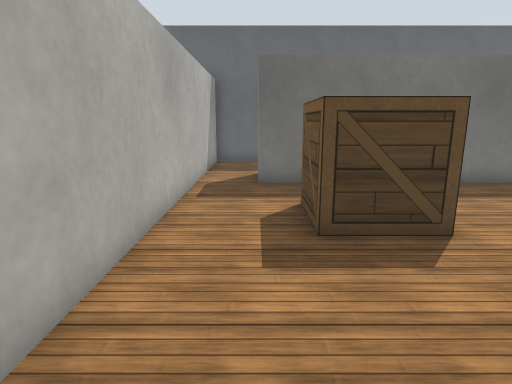
view 1 (above)

23 first-person views from a walk through a world built for the Webots simulator. The camera is 0.5 m above the floor, tilts 12° down and sees 75° across. The floor is counted in squares, 0.25 m on a side. Each view is taken from the middle of a square. On the plan, view 1 faces up. The plan holds only what a view shows up to about 18 squares ahead; the rest is blank. Robots are left out. Webots' stock objects and surfaces are drawn as simple stand-ins.

view 2
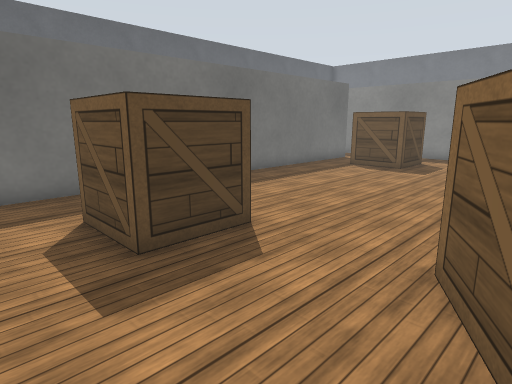

view 3
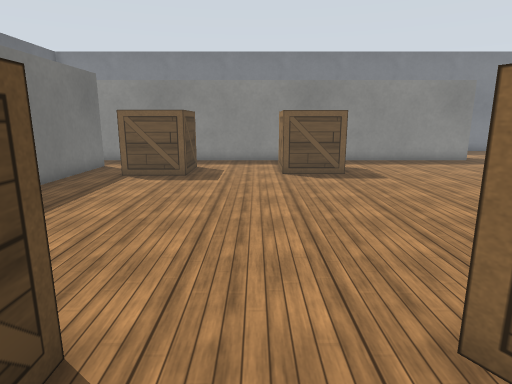

view 4
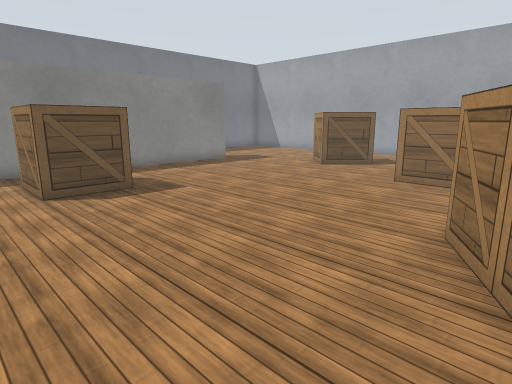

view 5
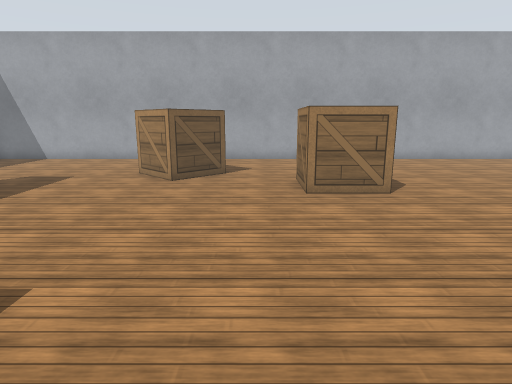

view 6
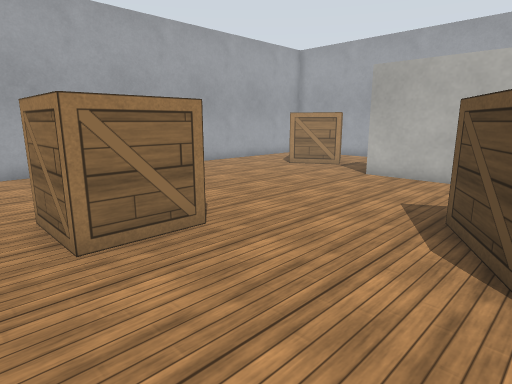

view 7
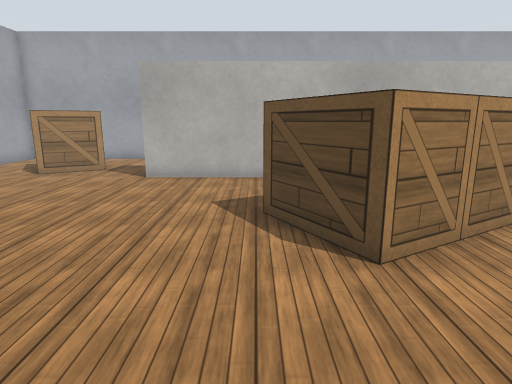

view 8
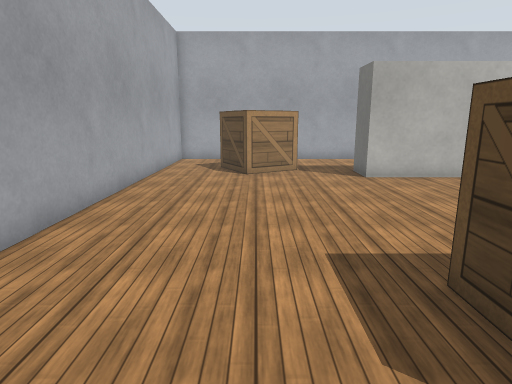

view 9
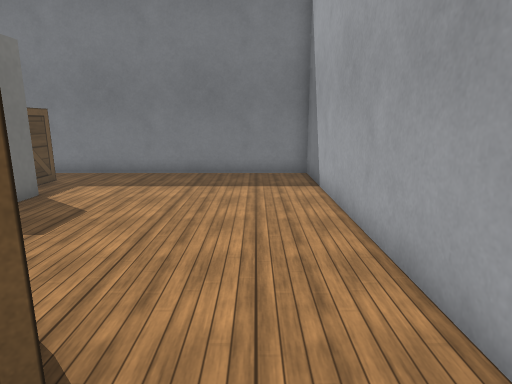

view 10
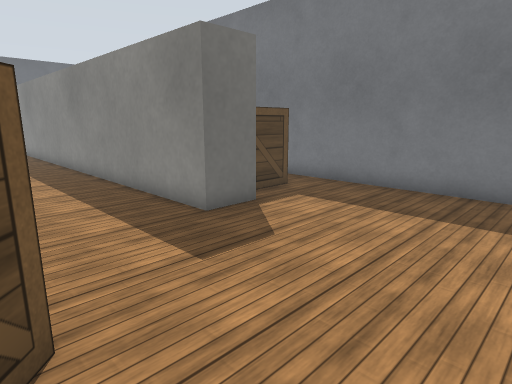

view 11
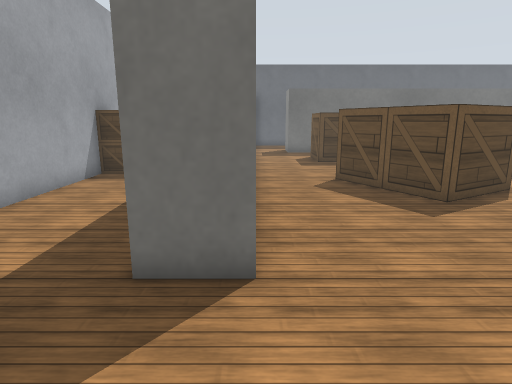

view 12
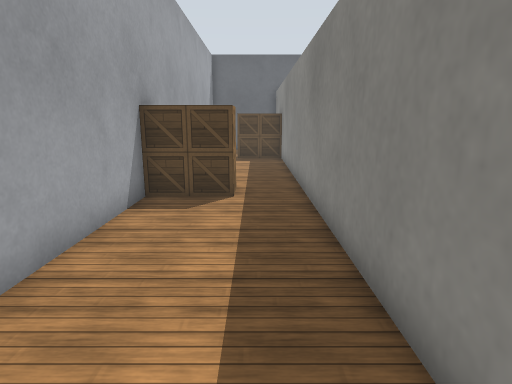

view 13
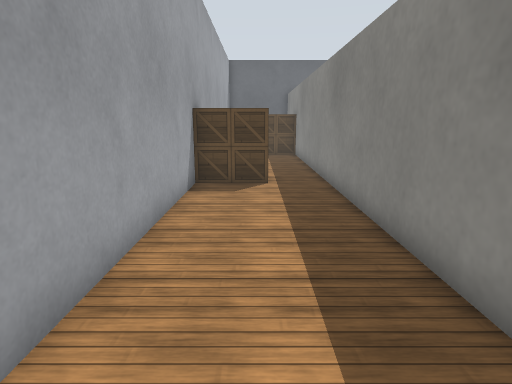

view 14
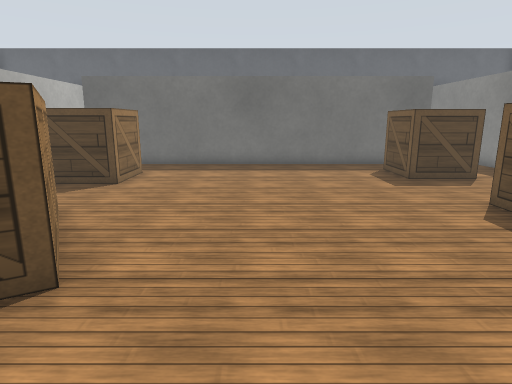

view 15
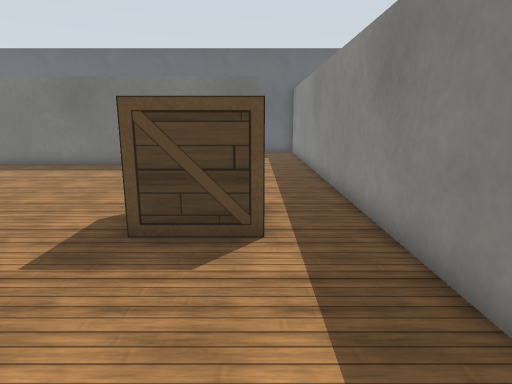

view 16
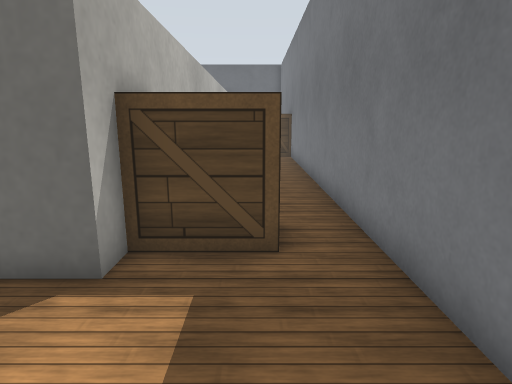

view 17
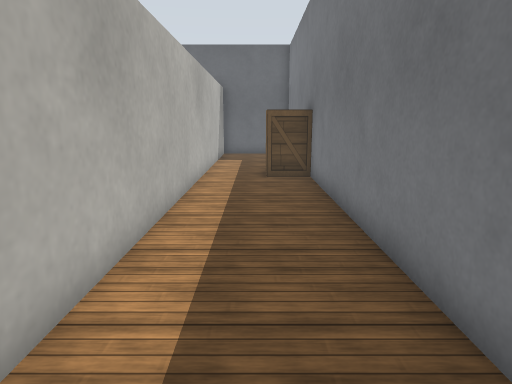

view 18
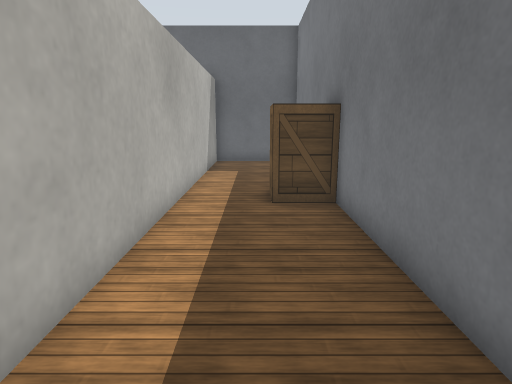

view 19
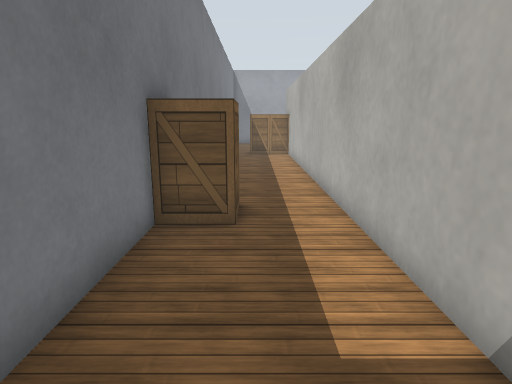

view 20
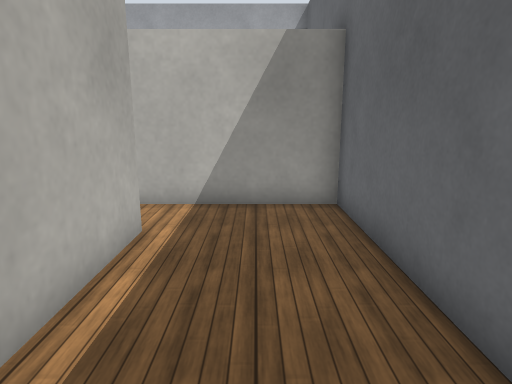

view 21
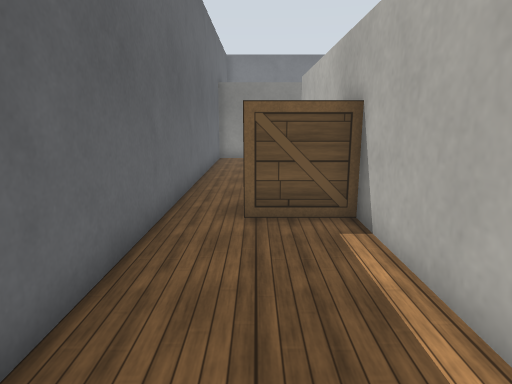

view 22
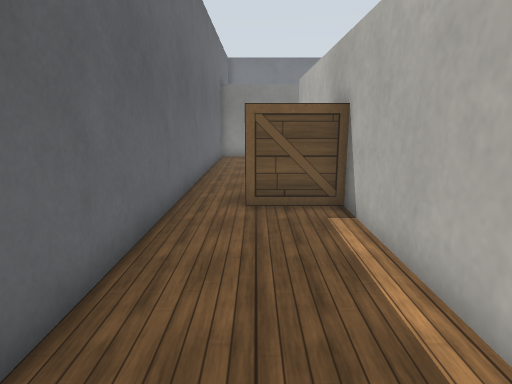

view 23
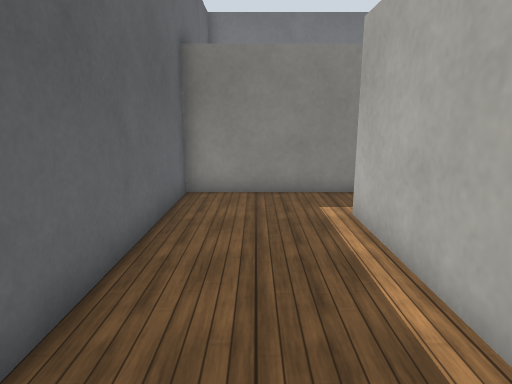

### Floor plan
Key: @ floor where view 1 was taken; # wall or solid block; . floor; B wooden box.
Columns run from 8 left of view 1 to 24 right of it. Each row starts with its distance up from view 1.
 17      ###################### #####
 16       #...................# #.. #
 15       #........B .........# #.. #
 14       #........B   .......# #...#
 13       #.########B########.# #...#
 12 #   B #.######## ########.# #...#
 11 # BBB #.#################.# #...#
 10 # ..###...................# #..B#
  9 # ..###... ..........B   .# #.B B
  8 # ..###..B B.........B   .# #.BB#
  7 # ..###..B  B........BBBB.# #...#
  6 # ..###..BBBB.............# #...#
  5 # ..###...................###...#
  4 # ..###...................###...#
  3 #BB.###...............BBB.###...#
  2 #BB.###....BB.........B  .###...#
  1 #...###..BB B.........BBB.###...#
  0 #...###.@BB  B............###...#
 -1 #...###...B  B............###...#
 -2 #...###...BBBB............###...#
 -3 #...###....B..............###  .#
 -4 #...###...................### ..#
 -5 #...###...................###BB.#
 -6 #...###........BB.........###BB.#
 -7 #...###.......B  B........###...#
 -8 #.............B  B...B..........#
 -9 #...B..........B ...BBB.........#
-10 #. BBB.............BB B.........#
-11 #    B.............. B .........#
-12 #  BBB..........................#
-13 #................... ...........#
-14 #................... ...........#
-15 #################################

Where each view was taken, in squares from view 1:
view 1: 0 up, 0 right, facing up
view 2: 1 up, 1 left, facing up-right
view 3: 4 up, 1 right, facing right
view 4: 5 up, 4 right, facing down-right
view 5: 3 up, 10 right, facing down
view 6: 1 down, 10 right, facing down-left
view 7: 3 down, 10 right, facing left
view 8: 11 down, 10 right, facing left
view 9: 13 down, 11 right, facing right
view 10: 13 down, 14 right, facing up-right
view 11: 11 down, 2 left, facing up
view 12: 7 down, 5 left, facing up
view 13: 9 down, 6 left, facing up
view 14: 5 down, 8 right, facing up
view 15: 5 down, 16 right, facing up
view 16: 11 down, 22 right, facing up
view 17: 4 down, 22 right, facing up
view 18: 0 up, 22 right, facing up
view 19: 16 up, 22 right, facing down
view 20: 15 up, 6 right, facing left
view 21: 15 up, 0 right, facing right
view 22: 15 up, 1 left, facing right
view 23: 15 up, 9 right, facing right
